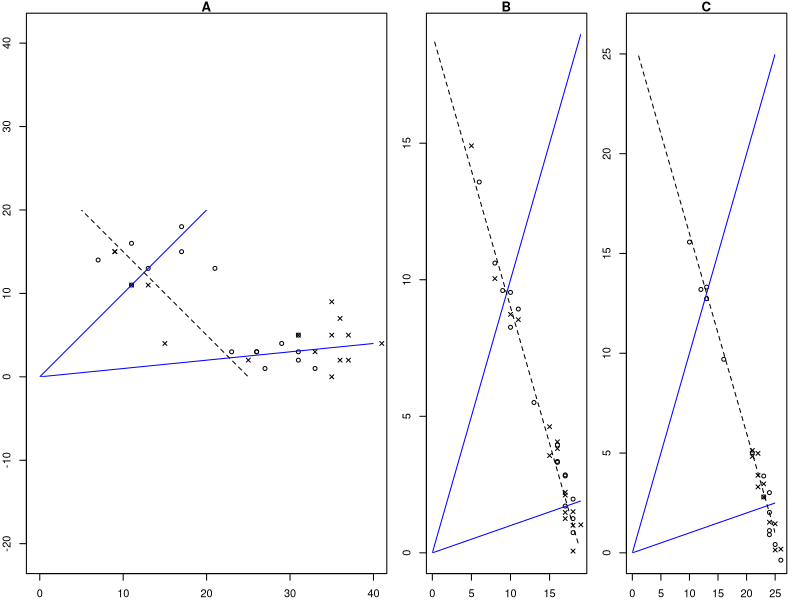

The R script that drew this image:

#This script is used for producing figure 2 in section 3 (explains why dropping samples based on 
#observed number of counts in subvector is wrong)
#See manuscript for description of graph


pdf(file = paste0('../../Results/NO_FILTER_GRAPH.pdf'),width = 7,height = 2)
par(mar = c(2,2,1,1))
layout(matrix(c(1,1, 2,3), nrow = 1, ncol = 4, byrow = TRUE))
cex_param = 0.8
n_X = n_Y = 16
rate_X = 20
rate_Y = 30
set.seed(1)
pj = sample(x = c(0.9,0.5), size = n_X, replace = T) #sample the overdispersion pattern
qj = sample(x = c(0.9,0.5), size = n_Y, replace = T)
N_X = rpois(n_X,lambda = rate_X + 1*rate_X*(pj>0.5)) # sample subvector depths
N_Y = rpois(n_X,lambda = rate_Y)

X_j = rbinom(n_X,size = N_X,prob = pj)  #sample counts in subvectors
Y_j = rbinom(n_Y,size = N_Y,prob = qj)


X_r = N_X - X_j
Y_r = N_Y - Y_j

AXIS_LIMIT = max(max(c(X_j,Y_j)),max(c(X_r,Y_r)))

#PLOT1 - counts in vectors - prior to subsampling
plot(Y_j,Y_r,pch=1,col = 'black',xlim = c(0,40),ylim = c(0,20),main = 'A',xlab = "Counts in taxon j",ylab = "Counts in reference",asp = 1 ,cex = cex_param)
points(X_j,X_r,pch=4,col = 'black' ,cex = cex_param)
clip(0,40, 0, 20)
abline(0,1,col = 'blue',lwd = 1)
abline(0,0.1,col = 'blue',lwd = 1)
FILTER_FROM = 25
abline(FILTER_FROM,-1,col = 'black',lwd = 1,lty = 2)

#PLOT2 - counts in vector after subsampling, without filtration
lambda_rar = min(N_X,N_Y)
X_tilde_j = rhyper(n_X,m = X_j,n = X_r,k = lambda_rar)
Y_tilde_j = rhyper(n_Y,m = Y_j,n = Y_r,k = lambda_rar)
X_tilde_r = lambda_rar - X_tilde_j
Y_tilde_r = lambda_rar - Y_tilde_j


plot(jitter(Y_tilde_j,0),jitter(Y_tilde_r,6),pch=1,col = 'black',xlim = c(0,lambda_rar),ylim = c(0,lambda_rar),main = 'B',xlab = "Counts in taxon j",ylab = "" ,cex = cex_param)
points(jitter(X_tilde_j,0),jitter(X_tilde_r,6),pch=4,col = 'black' ,cex = cex_param)
clip(0,lambda_rar, 0, lambda_rar)
abline(0,1,col = 'blue',lwd = 1)
abline(0,0.1,col = 'blue',lwd = 1)
arrows(0+0.3,lambda_rar-0.3,x1 = lambda_rar-0.3,y1 = 0.3,col = 'black',lty = 2,lwd = 1,code = 0)


#PLOT3 - counts in vector after subsampling, with filtration

X_j_filtered = X_j[(X_j + X_r)>=FILTER_FROM]
X_r_filtered = X_r[(X_j + X_r)>=FILTER_FROM]
Y_j_filtered = Y_j[(Y_j + Y_r)>=FILTER_FROM]
Y_r_filtered = Y_r[(Y_j + Y_r)>=FILTER_FROM]

lambda_rar_filtered = min(c(X_j_filtered+X_r_filtered,Y_j_filtered+Y_r_filtered))
X_tilde_j_filtered = rhyper(length(X_j_filtered),m = X_j_filtered, n = X_r_filtered, k = lambda_rar_filtered)
Y_tilde_j_filtered = rhyper(length(Y_j_filtered),m = Y_j_filtered, n = Y_r_filtered, k = lambda_rar_filtered)
X_tilde_r_filtered = lambda_rar_filtered - X_tilde_j_filtered
Y_tilde_r_filtered = lambda_rar_filtered - Y_tilde_j_filtered


plot(jitter(Y_tilde_j_filtered,0),jitter(Y_tilde_r_filtered,6),pch=1,col = 'black',xlim = c(0,lambda_rar_filtered),ylim = c(0,lambda_rar_filtered),main = 'C',xlab = "Counts in taxon j",ylab = "" ,cex = cex_param)
points(jitter(X_tilde_j_filtered,0),jitter(X_tilde_r_filtered,6),pch=4,col = 'black' ,cex = cex_param)
clip(0,25, 0, 25)


abline(0,1,col = 'blue',lwd = 1)
abline(0,0.1,col = 'blue',lwd = 1)
arrows(0+0.3,lambda_rar_filtered-0.3,x1 = lambda_rar_filtered-0.3,y1 = 0.3,col = 'black',lty = 2,lwd = 1,code = 0)


dev.off()
par(mfrow=c(1,1))